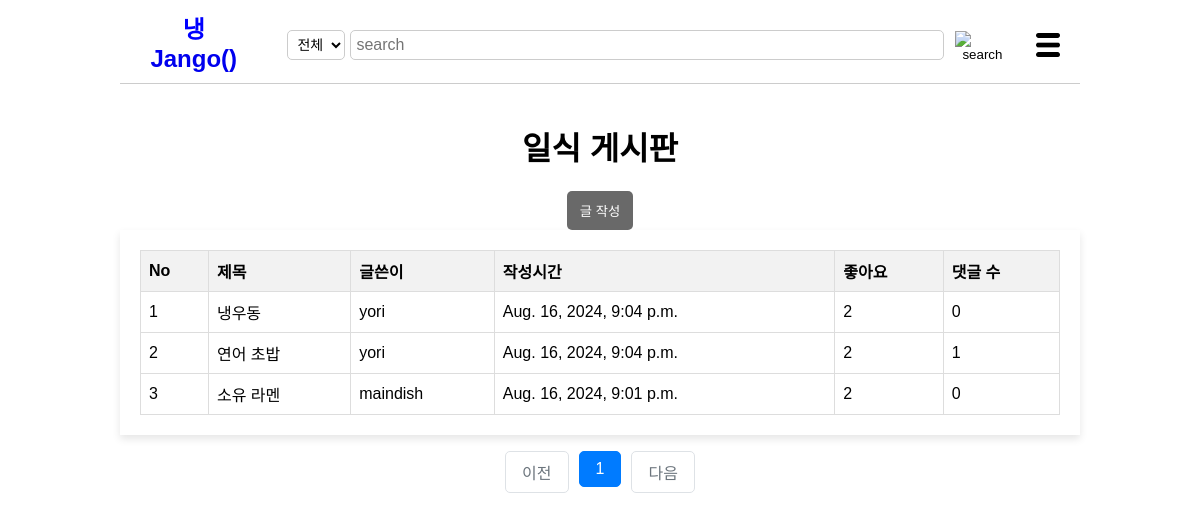
Page /japanpost/ (signed in) on the committed database.
### post/models.py (models this page shows, shortened)
class Post(models.Model):
    title = models.CharField(max_length=200)
    cooktime = models.IntegerField()
    ingredient = models.TextField()
    cookmethod = models.TextField()
    created_at=models.DateTimeField(auto_now_add=True)
    writer=models.ForeignKey(User, on_delete=models.CASCADE)
    like_users=models.ManyToManyField(settings.AUTH_USER_MODEL, related_name='like_posts', blank=True)
    updated_at=models.DateTimeField(null=True, blank=True, auto_now=True)
    category = models.ForeignKey(Category, on_delete=models.CASCADE)

### post/views/post_views.py (the view)
# urls.py: path('<str:category_name>/',list, name='list'),
def list(request, category_name):
    request.session['previous_page'] = request.get_full_path()
    category = get_object_or_404(Category, name=category_name)
    posts = Post.objects.filter(category=category).annotate(comment_count=Count('comment')).order_by('-created_at')
    page=request.GET.get('page', '1')
    paginator=Paginator(posts, 10)
    page_obj=paginator.get_page(page)
    context={
        'list': page_obj,
        }
    if category_name=="koreapost":
        return render(request, 'koreapost.html', context)
    elif category_name=="chinapost":
        return render(request, 'chinapost.html', context)
    elif category_name=="japanpost":
        return render(request, 'japanpost.html', context)
    else:
        return render(request, '404.html')

### post/templates/japanpost.html (shortened to what this page needs)
<!DOCTYPE html>
<html lang="ko">
    <head>
        {% load static %}
        <link rel="stylesheet" href="{%static 'css/styles-japanpost.css' %}">
        <!-- {% load static %}
        <link rel="stylesheet" href="styles-japanpost.css"> -->
    </head>
    <body>
        <header>
            <div class="logo"><a href="{% url 'post:main' %}">
                <span class="blue">냉</span>Jango() </a>
            </div>
            {% if user.is_authenticated %}
            <form method="POST" action="{% url 'post:catesearch' writer_id=user.id category_name='japanpost' %}">
                <div class="search-bar">
                    <select id="search-type" name="search_select">
                        <option value="전체">전체</option>
                    </select>
                    <input type="text" placeholder="search" name="searched">
                    <button><img src="{% static 'image/search-icon.png' %}" alt="search"></button>
                </div>
            </form>
            {%endif%}
            <div class="menu-icon">
                <img src="{% static 'image/menu-icon.png' %}" alt="menu">
            </div>
        </header>
        <br>
        <h1>일식 게시판</h1>
        {% if user.is_authenticated %}
        <a href="{% url 'post:write' %}"><button class="btn">글 작성</button></a>
        {%else%}
        <a href="javascript:void(0);" onclick="checklogin()"><button class="btn">글 작성</button></a>
        {%endif%}
        <br>
        <div class="container">
            <table>
                <thead>
                    <tr>
                        <th>No</th>
                        <th>제목</th>
                        <th>글쓴이</th>
                        <th>작성시간</th>
                        <th>좋아요</th>
                        <th>댓글 수</th>
                    </tr>
                </thead>
                <tbody>
                    {% for post in list %}
                    <tr class="fixed" data-href="{% url 'post:show' post.id %}">
                        <td>{{ forloop.counter }}</td>
                        <td>{{ post.title }}</td>
                        <td>{{ post.writer }}</td>
                        <td>{{ post.created_at }}</td>
                        <td>{{ post.like_users.all.count }}</td>
                        <td>{{ post.comment_count }}</td>
                    </tr>
                    {% endfor %}
                </tbody>
            </table>
        </div>
        <ul class="pagination justify-content-center">
            {% if list.has_previous %}
                <li class="page-item">
                    <a class="page-link" href="?page={{ list.previous_page_number }}">이전</a>
                </li>
            {% else %}
                <li class="page-item disabled">
                    <a class="page-link" tabindex="-1" aria-disabled="true" href="#">이전</a>
                </li>
            {% endif %}
            {% for page_number in list.paginator.page_range %}
            {% if page_number >= list.number|add:-5 and page_number <= list.number|add:5 %}
            {% if page_number == list.number %}
                <li class="page-item active" aria-current="page">
                    <a class="page-link" href="?page={{ page_number }}">{{ page_number }}</a>
                </li>
            {% else %}
                <li class="page-item">
                    <a class="page-link" href="?page={{ page_number }}">{{ page_number }}</a>
                </li>
            {% endif %}
            {% endif %}
            {% endfor %}
            {% if list.has_next %}
                <li class="page-item">
                    <a class="page-link" href="?page={{ list.next_page_number }}">다음</a>
                </li>
            {% else %}
                <li class="page-item disabled">
                    <a class="page-link" tabindex="-1" aria-disabled="true" href="#">다음</a>
                </li>
            {% endif %}
        </ul>
    </body>
</html>

### static/css/styles-japanpost.css (style rules this page uses)
body { font-family: Arial, sans-serif; margin: 0 auto; padding: 0; text-align: center; width: 960px; overflow-x: auto; }
header { display: flex; justify-content: space-between; align-items: center; padding: 10px 20px; background-color: #fff; border-bottom: 1px solid #ccc; }
a { text-decoration-line: none; text-decoration-color: black; }
.logo { font-size: 24px; font-weight: bold; margin-right: 20px; }
.logo .blue { color: blue; }
#search-type { margin-top: 0px; margin-right: 5px; padding: 5px; border-radius: 5px; border: 1px solid #ccc; background-color: #fff; font-size: 14px; }
#search-type option { background-color: #fff; }
.search-bar { padding-top: 6px; display: flex; align-items: center; flex-grow: 1; margin: 0 20px; }
.search-bar input { width: 590px; padding: 5px; font-size: 16px; border: 1px solid #ccc; border-radius: 5px; flex-grow: 1; }
.search-bar button { background: none; border: none; cursor: pointer; margin-left: 5px; }
.search-bar button img { margin-top: 3px; width: 30px; height: 30px; }
.menu-icon { position: relative; display: inline-block; }
.menu-icon img { margin-top: 10px; width: 24px; height: 24px; cursor: pointer; }
.container { margin: 0 auto; max-width: 1000px; background-color: #fff; padding: 20px; box-shadow: 0 4px 8px rgba(0, 0, 0, 0.1); }
table { width: 100%; border-collapse: collapse; }
th, td { border: 1px solid #ddd; padding: 8px; text-align: left; }
th { background-color: #f2f2f2; font-weight: bold; }
.fixed { color: black; }
.pagination { display: flex; justify-content: center; list-style-type: none; padding: 0; }
.page-item { margin: 0 5px; }
.page-link { display: block; padding: 8px 16px; text-decoration: none; color: #007bff; border: 1px solid #dee2e6; border-radius: 5px; }
.page-item.disabled .page-link { color: #6c757d; pointer-events: none; cursor: not-allowed; }
.page-item.active .page-link { color: white; background-color: #007bff; border-color: #007bff; }
.btn { background-color: #696969; border-radius: 5px; padding: 10px 13px 10px 13px; color: #fff; border: none; cursor: pointer; }

### rows in the picture
Post: title "냉우동", writer "yori", created_at "Aug. 16, 2024, 9:04 p.m.", like_users.all.count "2", comment_count "0"
Post: title "연어 초밥", writer "yori", created_at "Aug. 16, 2024, 9:04 p.m.", like_users.all.count "2", comment_count "1"
Post: title "소유 라멘", writer "maindish", created_at "Aug. 16, 2024, 9:01 p.m.", like_users.all.count "2", comment_count "0"

### other values in the picture
{{ page_number }} "1"
